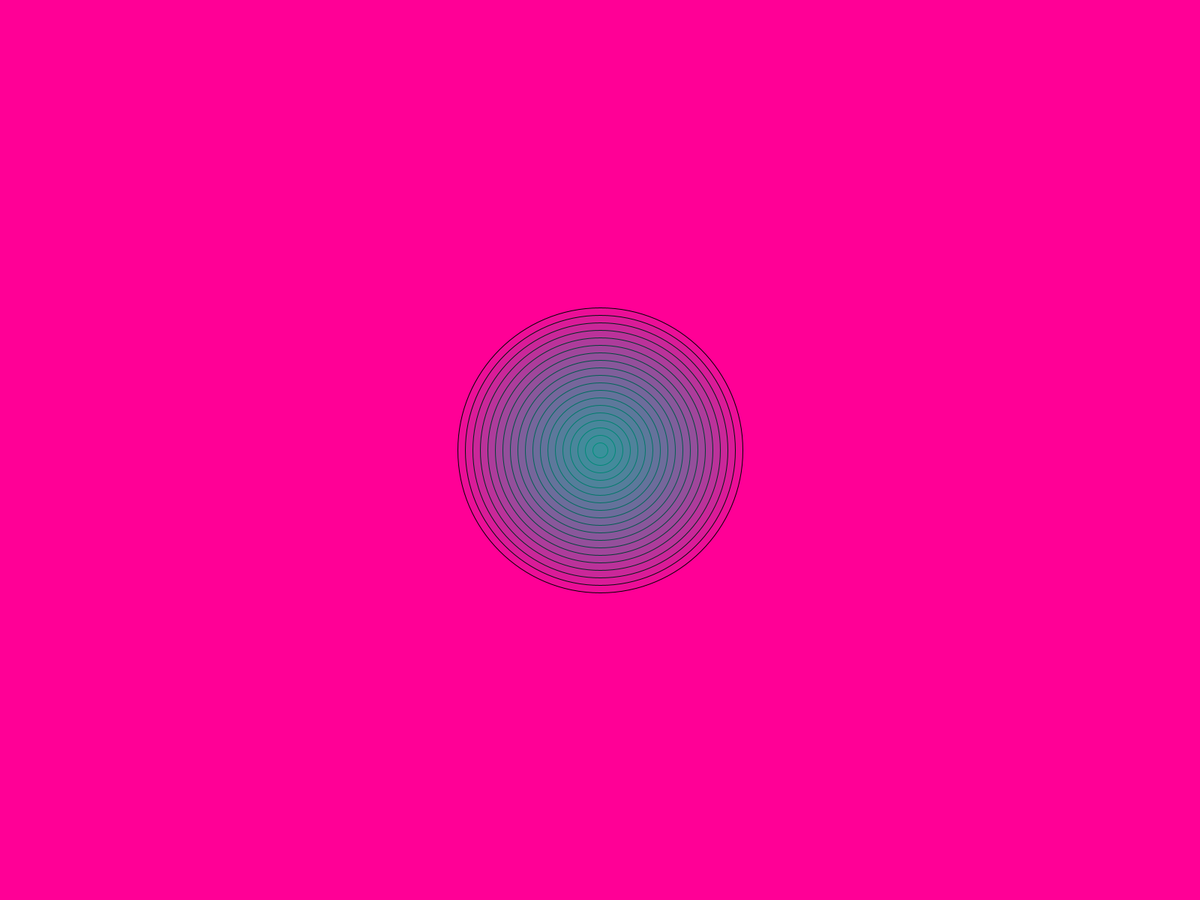
Frame 1 (no input)
Frame 60 (the mouse pressed at the canvas centre just before this capture): identical to frame 1, image omitted
Frame 120 (the mouse held since frame 60 and released just before this capture): identical to frame 1, image omitted

The Processing sketch that drew this single still picture (run headless with seeded random() and noise(); from frame 60 on, the mouse is pressed at the canvas centre):

// Processing sketch: sketch_03_loop_for
// ── sketch_03_loop_for.pde
int eAncho = 20;
int eAlto = 20;

// setup se ejecuta una vez al inicio
void setup(){
  fullScreen(); // pantalla completa en lugar de size
  //size(400, 400);
}

// draw se ejecuta en bucle
void draw(){
  background(255,0,150);
  fill(0, 190, 155, 19); // color RGB y Alfa
  for(int i=0; i<20; i++){
  ellipse(width/2, height/2, eAncho*i, eAlto*i);
  }
}
